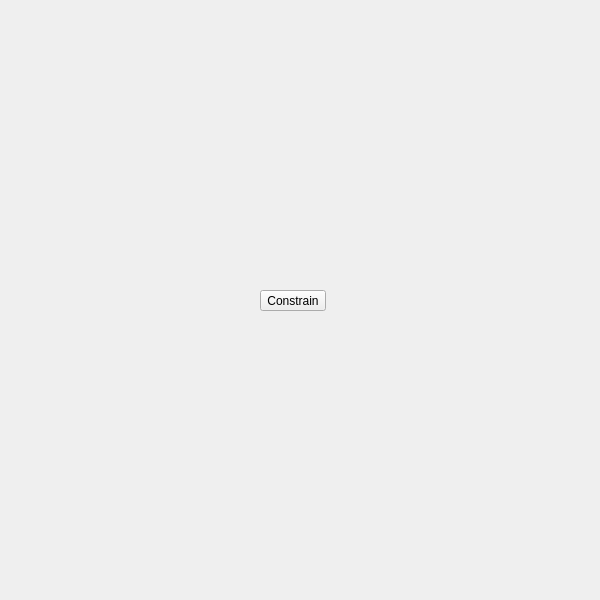
<?xml version="1.0" encoding="UTF-8"?>
<ui version="4.0">
 <class>QtUi</class>
 <widget class="QMainWindow" name="QtUi">
  <property name="enabled">
   <bool>true</bool>
  </property>
  <property name="geometry">
   <rect>
    <x>0</x>
    <y>0</y>
    <width>600</width>
    <height>600</height>
   </rect>
  </property>
  <property name="sizePolicy">
   <sizepolicy hsizetype="Ignored" vsizetype="Ignored">
    <horstretch>0</horstretch>
    <verstretch>0</verstretch>
   </sizepolicy>
  </property>
  <property name="minimumSize">
   <size>
    <width>0</width>
    <height>0</height>
   </size>
  </property>
  <property name="maximumSize">
   <size>
    <width>600</width>
    <height>600</height>
   </size>
  </property>
  <property name="toolButtonStyle">
   <enum>Qt::ToolButtonIconOnly</enum>
  </property>
  <property name="tabShape">
   <enum>QTabWidget::Triangular</enum>
  </property>
  <property name="dockNestingEnabled">
   <bool>true</bool>
  </property>
  <property name="dockOptions">
   <set>QMainWindow::AllowNestedDocks|QMainWindow::AllowTabbedDocks|QMainWindow::AnimatedDocks|QMainWindow::ForceTabbedDocks</set>
  </property>
  <widget class="QWidget" name="widget">
   <property name="sizePolicy">
    <sizepolicy hsizetype="Ignored" vsizetype="Ignored">
     <horstretch>0</horstretch>
     <verstretch>0</verstretch>
    </sizepolicy>
   </property>
   <widget class="MenuButton" name="i026">
    <property name="geometry">
     <rect>
      <x>260</x>
      <y>290</y>
      <width>66</width>
      <height>21</height>
     </rect>
    </property>
    <property name="minimumSize">
     <size>
      <width>0</width>
      <height>21</height>
     </size>
    </property>
    <property name="maximumSize">
     <size>
      <width>66</width>
      <height>21</height>
     </size>
    </property>
    <property name="target">
     <string>constrain</string>
    </property>
    <property name="text">
     <string>Constrain</string>
    </property>
   </widget>
  </widget>
 </widget>
 <customwidgets>
  <customwidget>
   <class>MenuButton</class>
   <extends>QPushButton</extends>
   <header>widgets.menubutton.h</header>
  </customwidget>
 </customwidgets>
 <resources/>
 <connections/>
 <designerdata>
  <property name="gridDeltaX">
   <number>5</number>
  </property>
  <property name="gridDeltaY">
   <number>10</number>
  </property>
  <property name="gridSnapX">
   <bool>true</bool>
  </property>
  <property name="gridSnapY">
   <bool>true</bool>
  </property>
  <property name="gridVisible">
   <bool>true</bool>
  </property>
 </designerdata>
</ui>
